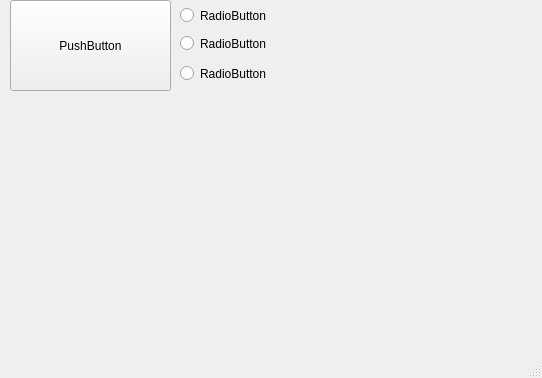
<?xml version="1.0" encoding="UTF-8"?>
<ui version="4.0">
 <class>MainWindow</class>
 <widget class="QMainWindow" name="MainWindow">
  <property name="geometry">
   <rect>
    <x>0</x>
    <y>0</y>
    <width>542</width>
    <height>378</height>
   </rect>
  </property>
  <property name="windowTitle">
   <string>MainWindow</string>
  </property>
  <widget class="QWidget" name="centralwidget">
   <widget class="QPushButton" name="pushButton">
    <property name="geometry">
     <rect>
      <x>10</x>
      <y>0</y>
      <width>161</width>
      <height>91</height>
     </rect>
    </property>
    <property name="text">
     <string>PushButton</string>
    </property>
   </widget>
   <widget class="QRadioButton" name="radioButton">
    <property name="geometry">
     <rect>
      <x>180</x>
      <y>0</y>
      <width>111</width>
      <height>31</height>
     </rect>
    </property>
    <property name="text">
     <string>RadioButton</string>
    </property>
    <attribute name="buttonGroup">
     <string notr="true">buttonGroup</string>
    </attribute>
   </widget>
   <widget class="QRadioButton" name="radioButton_2">
    <property name="geometry">
     <rect>
      <x>180</x>
      <y>30</y>
      <width>114</width>
      <height>27</height>
     </rect>
    </property>
    <property name="text">
     <string>RadioButton</string>
    </property>
    <attribute name="buttonGroup">
     <string notr="true">buttonGroup</string>
    </attribute>
   </widget>
   <widget class="QRadioButton" name="radioButton_3">
    <property name="geometry">
     <rect>
      <x>180</x>
      <y>60</y>
      <width>114</width>
      <height>27</height>
     </rect>
    </property>
    <property name="text">
     <string>RadioButton</string>
    </property>
    <attribute name="buttonGroup">
     <string notr="true">buttonGroup</string>
    </attribute>
   </widget>
  </widget>
  <widget class="QMenuBar" name="menubar">
   <property name="geometry">
    <rect>
     <x>0</x>
     <y>0</y>
     <width>542</width>
     <height>26</height>
    </rect>
   </property>
  </widget>
  <widget class="QStatusBar" name="statusbar"/>
 </widget>
 <resources/>
 <connections/>
 <buttongroups>
  <buttongroup name="buttonGroup"/>
 </buttongroups>
</ui>
